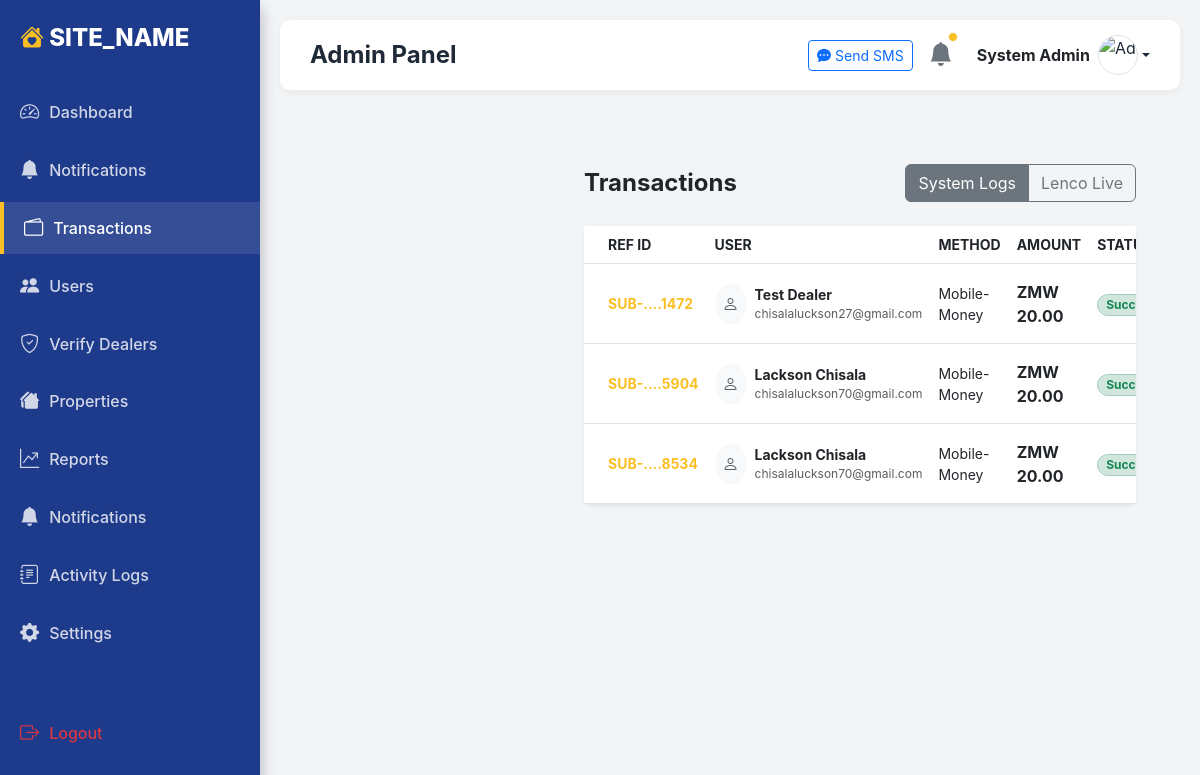
/admin/transactions.php (signed in), run on an earlier commit of the app's database.
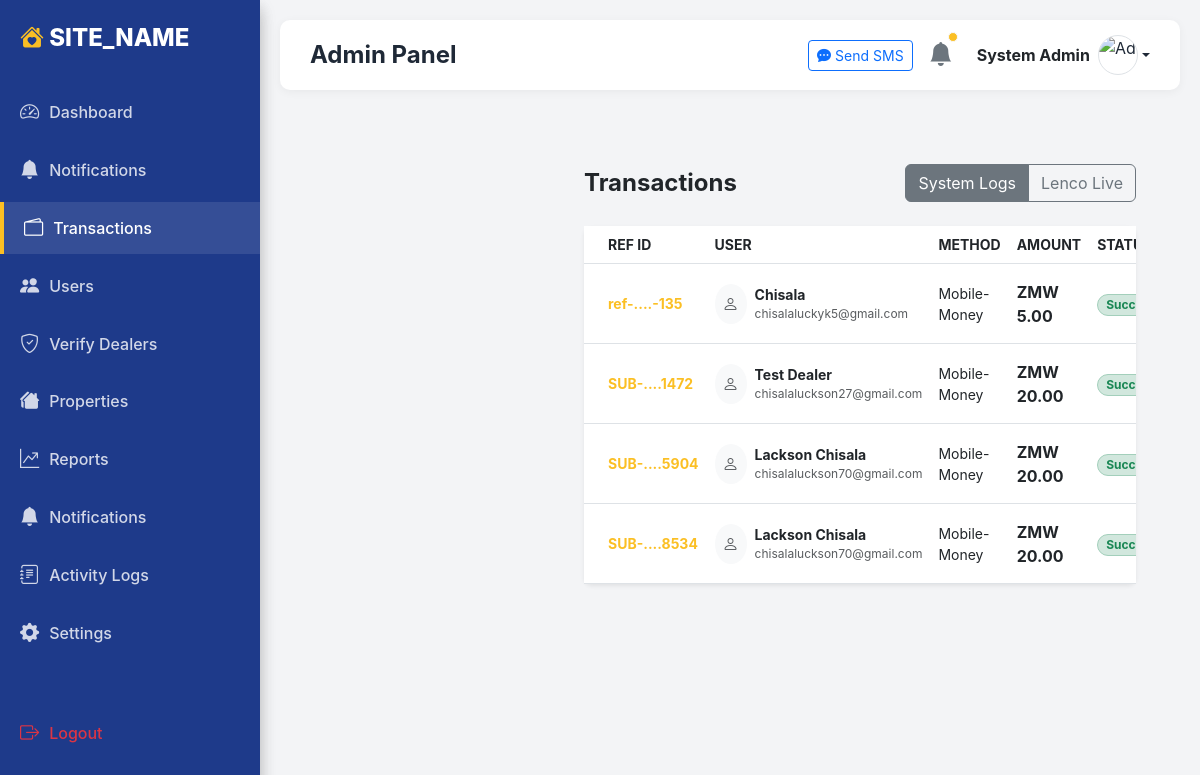
And on a later commit of the database.
### tables this page shows
CREATE TABLE `transactions` (
  `id` int(11) NOT NULL,
  `user_id` int(11) NOT NULL,
  `reference` varchar(255) NOT NULL,
  `lenco_reference` varchar(255) DEFAULT NULL,
  `amount` decimal(10,2) NOT NULL,
  `currency` varchar(10) DEFAULT 'ZMW',
  `status` varchar(50) NOT NULL,
  `message` text DEFAULT NULL,
  `payment_method` varchar(50) DEFAULT NULL,
  `created_at` timestamp NOT NULL DEFAULT current_timestamp(),
  `updated_at` timestamp NOT NULL DEFAULT current_timestamp() ON UPDATE current_timestamp()
);

CREATE TABLE `users` (
  `id` int(11) NOT NULL,
  `name` varchar(100) NOT NULL,
  `email` varchar(100) NOT NULL,
  `password` varchar(255) DEFAULT NULL,
  `phone` varchar(20) DEFAULT NULL,
  `role` enum('user','dealer','admin') DEFAULT 'user',
  `whatsapp_number` varchar(20) DEFAULT NULL,
  `profile_image` varchar(255) DEFAULT NULL,
  `is_verified` tinyint(1) DEFAULT 0,
  `identity_verified` tinyint(4) DEFAULT 0,
  `is_banned` tinyint(1) DEFAULT 0,
  `created_at` timestamp NOT NULL DEFAULT current_timestamp(),
  `verification_token` varchar(255) DEFAULT NULL,
  `token_expiry` timestamp NULL DEFAULT NULL,
  `google_id` varchar(255) DEFAULT NULL,
  `referral_code` varchar(40) DEFAULT NULL,
  `referred_by_user_id` int(11) DEFAULT NULL,
  `referral_registered_at` datetime DEFAULT NULL,
  `reset_token` varchar(255) DEFAULT NULL,
  `reset_expires` datetime DEFAULT NULL,
  `bank_details` text DEFAULT NULL,
  `verification_doc` varchar(255) DEFAULT NULL,
  `verification_document` varchar(255) DEFAULT NULL
);

CREATE TABLE `premium_contacts` (
  `id` int(11) NOT NULL,
  `user_id` int(11) NOT NULL,
  `transaction_reference` varchar(255) NOT NULL,
  `amount_paid` decimal(10,2) NOT NULL DEFAULT 5.00,
  `lenco_reference` varchar(255) DEFAULT NULL,
  `payment_type` varchar(50) DEFAULT NULL,
  `operator` varchar(50) DEFAULT NULL,
  `phone_number` varchar(20) DEFAULT NULL,
  `account_name` varchar(255) DEFAULT NULL,
  `operator_transaction_id` varchar(255) DEFAULT NULL,
  `status` enum('active','inactive') DEFAULT 'active',
  `created_at` timestamp NOT NULL DEFAULT current_timestamp()
);

### admin/transactions.php (the view, shortened to what the changed rows need)
<?php
function mask_reference($ref) {
    return substr($ref, 0, 4) . '....' . substr($ref, -4);
}
$view = $_GET['view'] ?? 'local';
$lenco_transactions = [];
$lenco_error = null;
try {
    $pdo = new PDO("mysql:host=" . DB_HOST . ";dbname=" . DB_NAME, DB_USER, DB_PASS);
    $pdo->setAttribute(PDO::ATTR_ERRMODE, PDO::ERRMODE_EXCEPTION);
    $tableExists = $pdo->query("SHOW TABLES LIKE 'transactions'")->rowCount() > 0;
    $transactions = [];
    if ($tableExists) {
        $stmt = $pdo->query("SELECT t.*, u.name as user_name, u.email as user_email
                             FROM transactions t
                             LEFT JOIN users u ON t.user_id = u.id
                             ORDER BY t.created_at DESC");
        $transactions = $stmt->fetchAll(PDO::FETCH_ASSOC);
    }
    $premiumExists = $pdo->query("SHOW TABLES LIKE 'premium_contacts'")->rowCount() > 0;
    if ($premiumExists) {
        $stmtPremium = $pdo->query("SELECT
                                        pc.user_id,
                                        pc.transaction_reference AS reference,
                                        pc.lenco_reference,
                                        pc.amount_paid AS amount,
                                        'ZMW' AS currency,
                                        CASE
                                            WHEN pc.status = 'active' THEN 'successful'
                                            ELSE pc.status
                                        END AS status,
                                        'Tenant Pro contact access payment' AS message,
                                        COALESCE(pc.payment_type, 'lenco') AS payment_method,
                                        pc.created_at,
                                        pc.created_at AS updated_at,
                                        u.name AS user_name,
                                        u.email AS user_email
                                    FROM premium_contacts pc
                                    LEFT JOIN users u ON pc.user_id = u.id
                                    ORDER BY pc.created_at DESC");
        $premium_transactions = $stmtPremium->fetchAll(PDO::FETCH_ASSOC);
        $transactions = array_merge($transactions, $premium_transactions);
        usort($transactions, function ($a, $b) {
            return strtotime($b['created_at'] ?? '') <=> strtotime($a['created_at'] ?? '');
        });
    }
} catch (PDOException $e) {
    die("DB ERROR: " . $e->getMessage());
}
?>
<!DOCTYPE html>
<html lang="en">
<head>
    <link href="https://cdn.jsdelivr.net/npm/bootstrap@5.3.0/dist/css/bootstrap.min.css" rel="stylesheet">
    <link rel="stylesheet" href="https://cdn.jsdelivr.net/npm/bootstrap-icons@1.10.0/font/bootstrap-icons.css">
    <link rel="stylesheet" href="../assets/css/admin.css">
</head>
<body>
    <?php include 'includes/header.php'; ?>
    <div class="admin-main">
        <div class="container-fluid p-4">
            <?php if ($view === 'lenco'): ?>
                <?php if ($lenco_error): ?>
                    <div class="alert alert-danger"><?php echo $lenco_error; ?></div>
                <?php endif; ?>
                <div class="card border-0 shadow-sm rounded-3">
                    <div class="card-header bg-white border-0 py-3 d-flex justify-content-between">
                         <h5 class="fw-bold mb-0">Lenco Collections (Live)</h5>
                         <span class="badge bg-primary">Page <?php echo htmlspecialchars($_GET['page'] ?? 1); ?></span>
                    </div>
                    <div class="card-body p-0">
                        <div class="table-responsive">
                            <table class="table table-hover align-middle mb-0">
                                <thead class="bg-light text-muted small text-uppercase">
                                    <tr>
                                        <th class="ps-4">Reference</th>
                                        <th>Amount</th>
                                        <th>Status</th>
                                        <th>Customer</th>
                                        <th>Date</th>
                                        <th>Action</th>
                                    </tr>
                                </thead>
                                <tbody>
                                    <?php if (count($lenco_transactions) > 0): ?>
                                        <?php foreach ($lenco_transactions as $txn): ?>
                                            <tr>
                                                <td class="ps-4 small fw-bold" title="<?php echo $txn['reference']; ?>">
                                                    <?php echo mask_reference($txn['reference'] ?? '-'); ?>
                                                </td>
                                                <td class="fw-bold"><?php echo ($txn['currency'] ?? 'ZMW') . ' ' . number_format($txn['amount'] ?? 0, 2); ?></td>
                                                <td>
                                                    <?php
                                                        $status = strtolower($txn['status'] ?? '');
                                                        $badgeClass = match($status) {
                                                            'successful' => 'success',
                                                            'pending' => 'warning',
                                                            'failed' => 'danger',
                                                            default => 'secondary'
                                                        };
                                                    ?>
                                                    <span class="badge bg-<?php echo $badgeClass; ?>-subtle text-<?php echo $badgeClass; ?> border border-<?php echo $badgeClass; ?>-subtle rounded-pill px-2">
                                                        <?php echo ucfirst($status); ?>
                                                    </span>
                                                </td>
                                                <td class="small">
                                                    <?php
                                                        if (isset($txn['mobileMoneyDetails'])) {
                                                            echo $txn['mobileMoneyDetails']['phone'] ?? '-';
                                                            echo ' <span class="text-muted">(' . ($txn['mobileMoneyDetails']['operator'] ?? '-') . ')</span>';
                                                        } elseif (isset($txn['cardDetails'])) {
                                                            echo 'Card: **** ' . ($txn['cardDetails']['last4'] ?? '****');
                                                        } else {
                                                            echo '-';
                                                        }
                                                    ?>
                                                </td>
                                                <td class="small text-muted">
                                                    <?php echo isset($txn['createdAt']) ? date('M d, H:i', strtotime($txn['createdAt'])) : '-'; ?>
                                                </td>
                                                <td>
                                                    <a href="sync_transaction.php?reference=<?php echo $txn['reference']; ?>" class="btn btn-sm btn-light border" title="Sync to Local DB">
                                                        <i class="bi bi-download"></i>
                                                    </a>
                                                </td>
                                            </tr>
                                        <?php endforeach; ?>
                                    <?php else: ?>
                                        <tr><td colspan="6" class="text-center py-4 text-muted">No collections found.</td></tr>
                                    <?php endif; ?>
                                </tbody>
                            </table>
                        </div>
                    </div>
                    <div class="card-footer bg-white border-0 py-3">
                        <?php $page = isset($_GET['page']) ? (int)$_GET['page'] : 1; ?>
                        <div class="d-flex justify-content-between">
                            <?php if($page > 1): ?>
                                <a href="transactions.php?view=lenco&page=<?php echo $page - 1; ?>" class="btn btn-sm btn-outline-secondary">Previous</a>
                            <?php else: ?>
                                <div></div>
                            <?php endif; ?>
                            <a href="transactions.php?view=lenco&page=<?php echo $page + 1; ?>" class="btn btn-sm btn-outline-secondary">Next</a>
                        </div>
                    </div>
                </div>
            <?php else: ?>
                <div class="card border-0 shadow-sm rounded-3">
                    <div class="card-body p-0">
                        <div class="table-responsive">
                            <table class="table table-hover align-middle mb-0">
                            <thead class="bg-light text-muted small text-uppercase">
                                <tr>
                                    <th class="ps-4">Ref ID</th>
                                    <th>User</th>
                                    <th>Method</th>
                                    <th>Amount</th>
                                    <th>Status</th>
                                </tr>
                            </thead>
                            <tbody>
                                <?php if (count($transactions) > 0): ?>
                                    <?php foreach ($transactions as $txn): ?>
                                        <tr>
                                            <td class="ps-4 fw-bold text-primary small" title="<?php echo $txn['reference']; ?>">
                                                <?php echo mask_reference($txn['reference']); ?>
                                            </td>
                                            <td>
                                                <div class="d-flex align-items-center">
                                                    <div class="bg-light rounded-circle p-2 me-2 d-none d-md-block">
                                                        <i class="bi bi-person text-muted"></i>
                                                    </div>
                                                    <div>
                                                        <div class="fw-bold text-dark small"><?php echo htmlspecialchars($txn['user_name'] ?? 'Unknown'); ?></div>
                                                        <div class="small text-muted" style="font-size: 0.75rem;"><?php echo htmlspecialchars($txn['user_email'] ?? '-'); ?></div>
                                                    </div>
                                                </div>
                                            </td>
                                            <td class="text-capitalize small"><?php echo htmlspecialchars($txn['payment_method'] ?? 'card'); ?></td>
                                            <td class="fw-bold"><?php echo htmlspecialchars($txn['currency'] . ' ' . number_format($txn['amount'], 2)); ?></td>
                                            <td>
                                                <?php
                                                    $status = strtolower($txn['status']);
                                                    if($status == 'successful' || $status == 'completed'):
                                                ?>
                                                    <span class="badge bg-success-subtle text-success border border-success-subtle rounded-pill px-2">Success</span>
                                                <?php elseif($status == 'pending' || $status == 'submitted'): ?>
                                                    <span class="badge bg-warning-subtle text-warning border border-warning-subtle rounded-pill px-2">Pending</span>
                                                <?php else: ?>
                                                    <span class="badge bg-danger-subtle text-danger border border-danger-subtle rounded-pill px-2">Failed</span>
                                                <?php endif; ?>
                                            </td>
                                        </tr>
                                    <?php endforeach; ?>
                                <?php endif; ?>
                            </tbody>
                        </table>
                    </div>
                </div>
            </div>
            <?php endif; ?>
        </div>
    </div>
</body>
</html>

What changed in the data, as far as the page shows it:
added premium_contacts: transaction_reference "ref-....-135", user.name "Chisala", user.email "chisalaluckyk5@gmail.com", payment_method "Mobile-Money", amount "ZMW 5.00"
